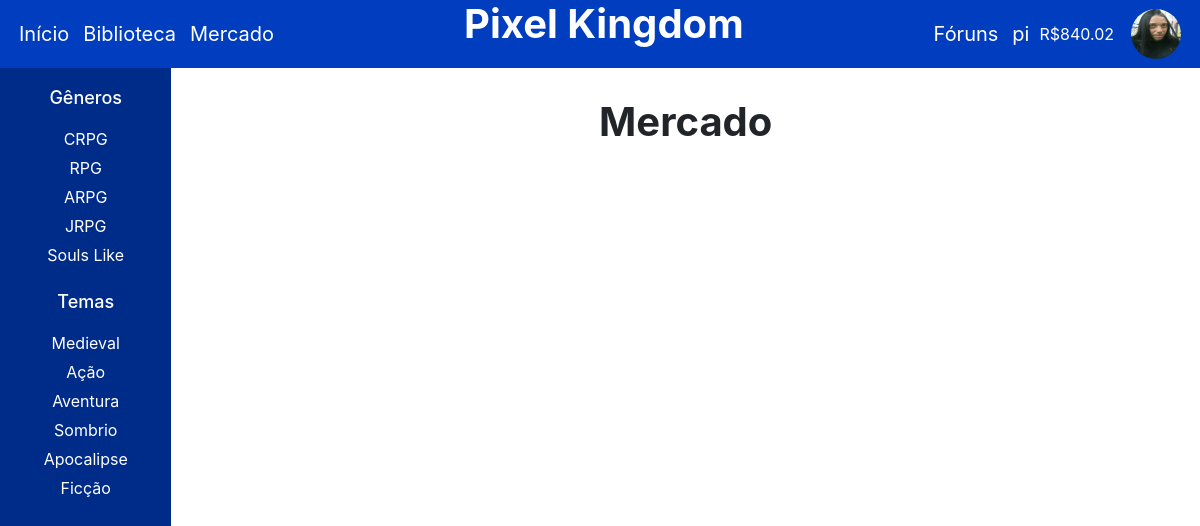
The page /mercado/ (signed in) on the database its author committed.
### loja/models.py (models this page shows, shortened)
class Usuario(models.Model):
    nome = models.CharField(max_length=100, null = False)
    email = models.EmailField(null=False)
    senha = models.CharField(max_length=50, null=False)
    nome_usuario = models.CharField(max_length=50, null=False)
    perfil = models.ImageField(upload_to='perfis/')
    jogos = models.ManyToManyField(Jogo)
    conta = models.FloatField(default=1000)

class Genero(models.Model):
    nome = models.CharField(max_length=50, null=False)

class Tema(models.Model):
    nome = models.CharField(max_length=50, null=False)

### loja/views.py (the view)
# urls.py: path('mercado/', mercado, name='mercado'),
def mercado(request):
    if 'usuario_id' not in request.session:
        return redirect('login')
    usuario_id = request.session['usuario_id']
    usuario = Usuario.objects.get(id=usuario_id)
    anuncios = Anuncio.objects.all()
    contexto = {
        'usuario': usuario,
        'generos': Genero.objects.all(),
        'temas': Tema.objects.all(),
        'anuncios': anuncios
    }
    return render (request, 'mercado.html', contexto)

### loja/templates/mercado.html (shortened to what this page needs)
{% extends "base.html" %}
{% block content %}
    <div id="container">
        <navbar id="navbar">
            <p><span>Gêneros</span></p>
            {% for genero in generos %}
                <a href="{% url 'filtro2' genero.id %}"><li>{{genero.nome}}</li></a>
            {% endfor %}
            <p><span>Temas</span></p>
            {% for tema in temas %}
                <a href="{% url 'filtro' tema.id %}"><li>{{tema.nome}}</li></a>
            {% endfor %}
        </navbar>
        <div id="principal">
            <h1>Mercado</h1>
        </div>
    </div>
{% endblock %}

### loja/templates/base.html (shortened to what this page needs)
<!DOCTYPE html>
<html lang="en">
<head>
</head>
<body>
    {% load bootstrap4 %}
    {% bootstrap_css %}
    <header>
        <div>
            <a href="{% url 'index' %}">Início</a>
            <a href="{% url 'biblioteca' %}">Biblioteca</a>
            <a href="{% url 'mercado' %}">Mercado</a>
        </div>
        <h1>Pixel Kingdom</h1>
        <div>
            <a href="">Fóruns</a>
            <div>
                <a href="{% url 'perfil' %}">{{usuario.nome_usuario}}</a>
                <p>R${{usuario.conta}}</p>
                <a href="{% url 'perfil' %}"><img src="{{usuario.perfil.url}}"></a>
            </div>
        </div>
    </header>
    {% block content %}
    {% endblock %}
</body>
</html>

### loja/templates/mercado.html (style rules this page uses)
h1 { text-align: center; font-weight: bold; margin-bottom: 20px; }
#container { display: grid; grid-template-columns: repeat(7, 1fr); height: 100%; }
#navbar { background-color: #002C89; grid-column: 1/2; height: 100%; color: white; display: flex; flex-direction: column; align-items: center; list-style: none; }
#navbar p { font-size: 18px; }
#navbar a { text-decoration: none; color: white; }
#navbar li { margin-bottom: 5px; }
#principal { grid-column: 2/8; padding: 30px 30px; }
#navbar p { margin: 1rem 0; }
span { font-weight: 500; }

### loja/templates/base.html (style rules this page uses)
header div img { border-radius: 50%; width: 50px; height: 50px; margin-left: 7px; cursor: pointer; }
header div { display: flex; align-items: center; }
header div div { display: flex; align-items: center; gap: 3px; }
body, html { margin: 0; padding: 0; height: 100%; }
header { background-color: #003DBF; color: white; display: flex; align-items: center; justify-content: space-between; padding: 0 12px; }
header a { color: white; text-decoration: none; margin: 0 7px; font-size: 20px; transition: 0.1s; }
p { margin-bottom: 0; }

### rows shown on the page
Usuario: nome_usuario "pi", conta "840.02", perfil (picture)
Genero: nome "CRPG"
Genero: nome "RPG"
Genero: nome "ARPG"
Genero: nome "JRPG"
Genero: nome "Souls Like"
Tema: nome "Medieval"
Tema: nome "Ação"
Tema: nome "Aventura"
Tema: nome "Sombrio"
Tema: nome "Apocalipse"
Tema: nome "Ficção"
